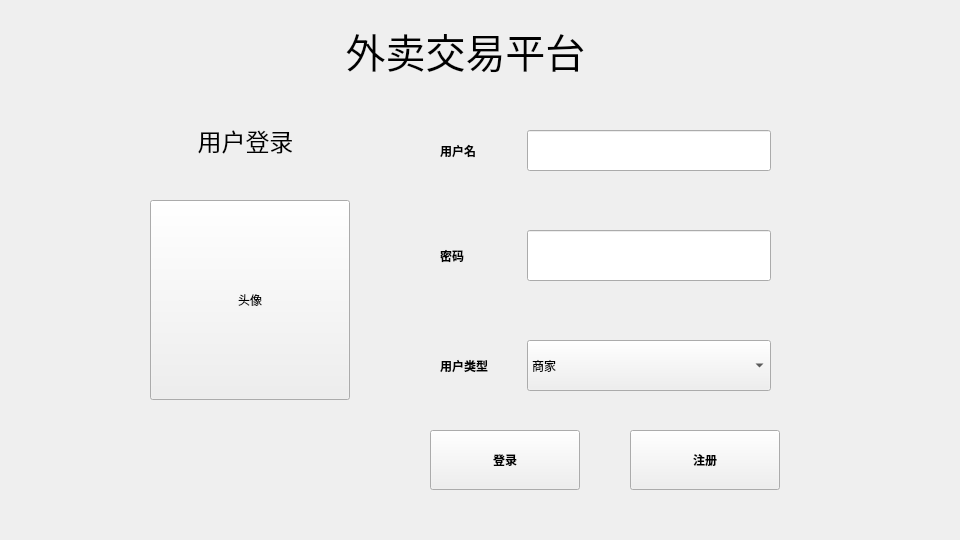
<?xml version="1.0" encoding="UTF-8"?>
<ui version="4.0">
 <class>UserForm</class>
 <widget class="QWidget" name="UserForm">
  <property name="geometry">
   <rect>
    <x>0</x>
    <y>0</y>
    <width>960</width>
    <height>540</height>
   </rect>
  </property>
  <property name="sizePolicy">
   <sizepolicy hsizetype="Fixed" vsizetype="Fixed">
    <horstretch>0</horstretch>
    <verstretch>0</verstretch>
   </sizepolicy>
  </property>
  <property name="windowTitle">
   <string>Form</string>
  </property>
  <widget class="QToolButton" name="photo">
   <property name="geometry">
    <rect>
     <x>150</x>
     <y>200</y>
     <width>200</width>
     <height>200</height>
    </rect>
   </property>
   <property name="minimumSize">
    <size>
     <width>200</width>
     <height>200</height>
    </size>
   </property>
   <property name="maximumSize">
    <size>
     <width>200</width>
     <height>200</height>
    </size>
   </property>
   <property name="font">
    <font>
     <family>Arial</family>
    </font>
   </property>
   <property name="text">
    <string>头像</string>
   </property>
   <property name="iconSize">
    <size>
     <width>200</width>
     <height>200</height>
    </size>
   </property>
  </widget>
  <widget class="QWidget" name="layoutWidget">
   <property name="geometry">
    <rect>
     <x>430</x>
     <y>220</y>
     <width>351</width>
     <height>71</height>
    </rect>
   </property>
   <property name="font">
    <font>
     <family>Arial</family>
    </font>
   </property>
   <layout class="QHBoxLayout" name="horizontalLayout_3" stretch="1,3">
    <property name="leftMargin">
     <number>10</number>
    </property>
    <property name="topMargin">
     <number>10</number>
    </property>
    <property name="rightMargin">
     <number>10</number>
    </property>
    <property name="bottomMargin">
     <number>10</number>
    </property>
    <item>
     <widget class="QLabel" name="label_3">
      <property name="font">
       <font>
        <family>Arial</family>
        <weight>75</weight>
        <bold>true</bold>
       </font>
      </property>
      <property name="text">
       <string>密码</string>
      </property>
     </widget>
    </item>
    <item>
     <widget class="QLineEdit" name="password">
      <property name="sizePolicy">
       <sizepolicy hsizetype="Preferred" vsizetype="Preferred">
        <horstretch>0</horstretch>
        <verstretch>0</verstretch>
       </sizepolicy>
      </property>
      <property name="font">
       <font>
        <family>Arial</family>
       </font>
      </property>
     </widget>
    </item>
   </layout>
  </widget>
  <widget class="QToolButton" name="btn1">
   <property name="geometry">
    <rect>
     <x>430</x>
     <y>430</y>
     <width>150</width>
     <height>60</height>
    </rect>
   </property>
   <property name="font">
    <font>
     <family>Arial</family>
     <weight>75</weight>
     <bold>true</bold>
    </font>
   </property>
   <property name="text">
    <string>登录</string>
   </property>
  </widget>
  <widget class="QToolButton" name="btn2">
   <property name="geometry">
    <rect>
     <x>630</x>
     <y>430</y>
     <width>150</width>
     <height>60</height>
    </rect>
   </property>
   <property name="font">
    <font>
     <family>Arial</family>
     <weight>75</weight>
     <bold>true</bold>
    </font>
   </property>
   <property name="text">
    <string>注册</string>
   </property>
  </widget>
  <widget class="QLabel" name="label_5">
   <property name="geometry">
    <rect>
     <x>220</x>
     <y>0</y>
     <width>491</width>
     <height>101</height>
    </rect>
   </property>
   <property name="font">
    <font>
     <family>Arial</family>
     <pointsize>30</pointsize>
     <weight>50</weight>
     <bold>false</bold>
    </font>
   </property>
   <property name="text">
    <string>外卖交易平台</string>
   </property>
   <property name="alignment">
    <set>Qt::AlignCenter</set>
   </property>
  </widget>
  <widget class="QWidget" name="layoutWidget">
   <property name="geometry">
    <rect>
     <x>430</x>
     <y>120</y>
     <width>351</width>
     <height>61</height>
    </rect>
   </property>
   <property name="font">
    <font>
     <family>Arial</family>
    </font>
   </property>
   <layout class="QHBoxLayout" name="horizontalLayout" stretch="1,3">
    <property name="leftMargin">
     <number>10</number>
    </property>
    <property name="topMargin">
     <number>10</number>
    </property>
    <property name="rightMargin">
     <number>10</number>
    </property>
    <property name="bottomMargin">
     <number>10</number>
    </property>
    <item>
     <widget class="QLabel" name="label">
      <property name="font">
       <font>
        <family>Arial</family>
        <weight>75</weight>
        <bold>true</bold>
       </font>
      </property>
      <property name="text">
       <string>用户名</string>
      </property>
     </widget>
    </item>
    <item>
     <widget class="QLineEdit" name="uname">
      <property name="sizePolicy">
       <sizepolicy hsizetype="Preferred" vsizetype="Preferred">
        <horstretch>0</horstretch>
        <verstretch>0</verstretch>
       </sizepolicy>
      </property>
      <property name="font">
       <font>
        <family>Arial</family>
       </font>
      </property>
     </widget>
    </item>
   </layout>
  </widget>
  <widget class="QWidget" name="layoutWidget">
   <property name="geometry">
    <rect>
     <x>430</x>
     <y>330</y>
     <width>351</width>
     <height>71</height>
    </rect>
   </property>
   <property name="font">
    <font>
     <family>Arial</family>
    </font>
   </property>
   <layout class="QHBoxLayout" name="horizontalLayout_2" stretch="1,3">
    <property name="leftMargin">
     <number>10</number>
    </property>
    <property name="topMargin">
     <number>10</number>
    </property>
    <property name="rightMargin">
     <number>10</number>
    </property>
    <property name="bottomMargin">
     <number>10</number>
    </property>
    <item>
     <widget class="QLabel" name="label_2">
      <property name="font">
       <font>
        <family>Arial</family>
        <weight>75</weight>
        <bold>true</bold>
       </font>
      </property>
      <property name="text">
       <string>用户类型</string>
      </property>
     </widget>
    </item>
    <item>
     <widget class="QComboBox" name="utype">
      <property name="sizePolicy">
       <sizepolicy hsizetype="Preferred" vsizetype="Preferred">
        <horstretch>0</horstretch>
        <verstretch>0</verstretch>
       </sizepolicy>
      </property>
      <property name="font">
       <font>
        <family>Arial</family>
       </font>
      </property>
      <item>
       <property name="text">
        <string>商家</string>
       </property>
      </item>
      <item>
       <property name="text">
        <string>订餐者</string>
       </property>
      </item>
      <item>
       <property name="text">
        <string>管理员</string>
       </property>
      </item>
     </widget>
    </item>
   </layout>
  </widget>
  <widget class="QLabel" name="label_6">
   <property name="geometry">
    <rect>
     <x>100</x>
     <y>100</y>
     <width>291</width>
     <height>81</height>
    </rect>
   </property>
   <property name="font">
    <font>
     <family>Arial</family>
     <pointsize>18</pointsize>
     <weight>50</weight>
     <bold>false</bold>
    </font>
   </property>
   <property name="text">
    <string>用户登录</string>
   </property>
   <property name="alignment">
    <set>Qt::AlignCenter</set>
   </property>
  </widget>
 </widget>
 <resources/>
 <connections/>
</ui>
